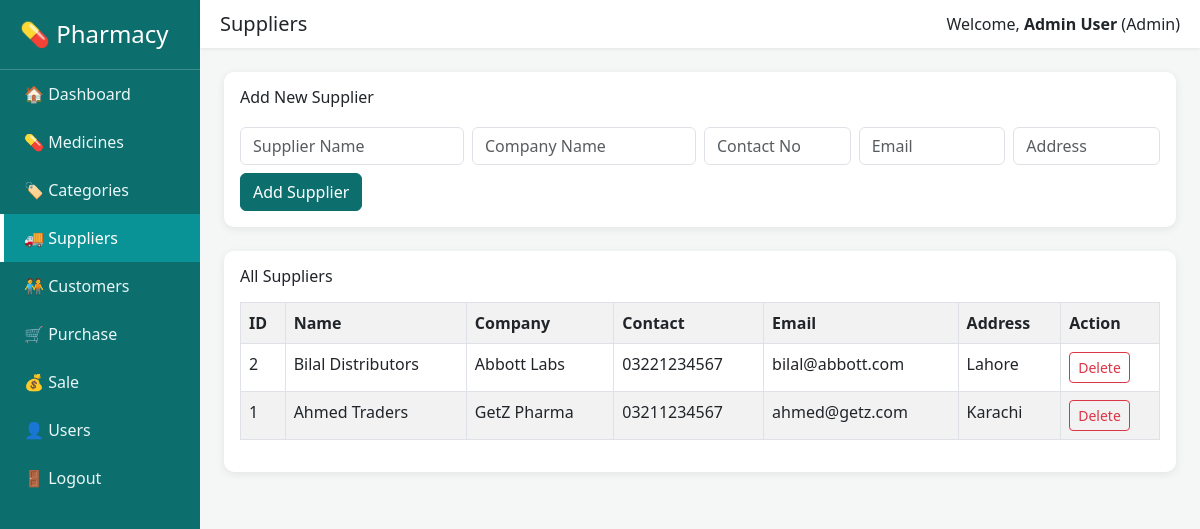
Page /suppliers.php (signed in) on the committed database.
### tables this page shows
CREATE TABLE suppliers (
    supplier_id INT AUTO_INCREMENT PRIMARY KEY,
    supplier_name VARCHAR(100) NOT NULL,
    company_name VARCHAR(100),
    contact_no VARCHAR(20),
    email VARCHAR(100),
    address VARCHAR(255),
    created_at TIMESTAMP DEFAULT CURRENT_TIMESTAMP
);

### suppliers.php (the view, shortened to what this page needs)
<?php
require "config.php";
$suppliers = $conn->query("SELECT * FROM suppliers ORDER BY supplier_id DESC");
?>
<!DOCTYPE html>
<html lang="en">
<head>
    <link href="https://cdn.jsdelivr.net/npm/bootstrap@5.3.0/dist/css/bootstrap.min.css" rel="stylesheet">
    <link href="style.css" rel="stylesheet">
</head>
<body>
<div class="row g-0">
    <?php include "includes/sidebar.php"; ?>
    <div class="col-md-10">
        <?php include "includes/topbar.php"; ?>
        <div class="p-4">
            <div class="card card-stat p-3 mb-4">
                <h6>Add New Supplier</h6>
                <form method="POST" class="row g-2 mt-1">
                    <div class="col-md-3">
                        <input type="text" name="supplier_name" class="form-control" placeholder="Supplier Name" required>
                    </div>
                    <div class="col-md-3">
                        <input type="text" name="company_name" class="form-control" placeholder="Company Name">
                    </div>
                    <div class="col-md-2">
                        <input type="text" name="contact_no" class="form-control" placeholder="Contact No">
                    </div>
                    <div class="col-md-2">
                        <input type="email" name="email" class="form-control" placeholder="Email">
                    </div>
                    <div class="col-md-2">
                        <input type="text" name="address" class="form-control" placeholder="Address">
                    </div>
                    <div class="col-12">
                        <button type="submit" name="add_supplier" class="btn btn-success">Add Supplier</button>
                    </div>
                </form>
            </div>
            <div class="card card-stat p-3">
                <h6>All Suppliers</h6>
                <table class="table table-striped table-bordered mt-2">
                    <tr><th>ID</th><th>Name</th><th>Company</th><th>Contact</th><th>Email</th><th>Address</th><th>Action</th></tr>
                    <?php while ($row = $suppliers->fetch_assoc()): ?>
                    <tr>
                        <td><?php echo $row['supplier_id']; ?></td>
                        <td><?php echo htmlspecialchars($row['supplier_name']); ?></td>
                        <td><?php echo htmlspecialchars($row['company_name']); ?></td>
                        <td><?php echo htmlspecialchars($row['contact_no']); ?></td>
                        <td><?php echo htmlspecialchars($row['email']); ?></td>
                        <td><?php echo htmlspecialchars($row['address']); ?></td>
                        <td>
                            <a href="suppliers.php?delete=<?php echo $row['supplier_id']; ?>"
                               class="btn btn-sm btn-outline-danger"
                               onclick="return confirm('Delete this supplier?');">Delete</a>
                        </td>
                    </tr>
                    <?php endwhile; ?>
                </table>
            </div>
        </div>
    </div>
</div>
</body>
</html>

### style.css (style rules this page uses)
body { background-color: #f4f7f6; font-family: 'Segoe UI', Arial, sans-serif; }
.card-stat { border: none; border-radius: 10px; box-shadow: 0 2px 8px rgba(0,0,0,0.08); }
.btn-success { background-color: #0d6e6e !important; border-color: #0d6e6e !important; }

### rows in the picture
suppliers: supplier_id "2", supplier_name "Bilal Distributors", company_name "Abbott Labs", contact_no "03221234567", email "bilal@abbott.com", address "Lahore"
suppliers: supplier_id "1", supplier_name "Ahmed Traders", company_name "GetZ Pharma", contact_no "03211234567", email "ahmed@getz.com", address "Karachi"

### other values in the picture
$page_title "Suppliers"
$_SESSION['full_name'] "Admin User"
$_SESSION['role'] "Admin"
